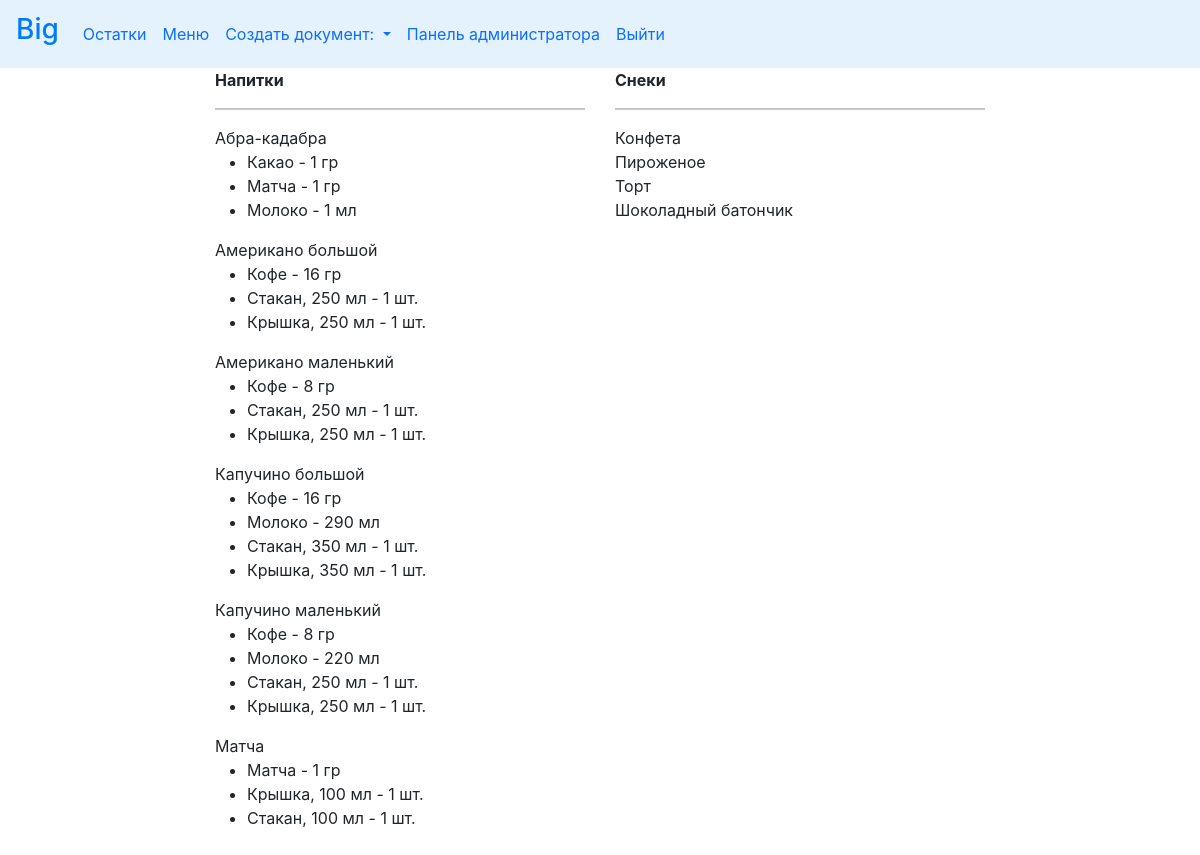
The app's page /menu (signed in) with its own data.
### cafecrm/models.py (models this page shows, shortened)
class Drink(models.Model):
    DRINK = 'drink'
    SNACK = 'snack'
    MENU_TYPE = ((DRINK, 'напиток'), (SNACK, 'штучный товар'))
    drink_name = models.CharField(max_length=50, verbose_name='Название')
    slug = models.SlugField(unique='drink_name', blank=True)
    menu_type = models.CharField(max_length=20, choices=MENU_TYPE, verbose_name='Категория')
    class Meta:
        ordering = ('drink_name',)
        verbose_name = 'Drink'
        verbose_name_plural = 'Drinks'

class DrinkItem(models.Model):
    drink = models.ForeignKey(Drink, related_name='items', on_delete=models.CASCADE, verbose_name='Название')
    product = models.ForeignKey(Products, related_name='drink_items', on_delete=models.PROTECT, verbose_name='Продукт')
    quantity = models.PositiveIntegerField(default=0, verbose_name='Количество')

class Products(models.Model):
    PRODUCT = 'product'
    SNACK = 'snack'
    TARE = 'tare'
    PRODUCT_TYPE = ((PRODUCT, 'продукт'), (SNACK, 'штучный товар'), (TARE, 'тара'))
    PC = 'шт.'
    ML = 'мл'
    GR = 'гр'
    UNITS = ((PC, 'шт.'), (ML, 'мл'), (GR, 'гр'))
    product_name = models.CharField(max_length=250, verbose_name='Наименование')
    unit = models.CharField(max_length=20, choices=UNITS, verbose_name='Единица измерения')
    product_type = models.CharField(max_length=20, choices=PRODUCT_TYPE, verbose_name='Категория')
    slug = models.SlugField(max_length=200, db_index=True, unique='product_name')
    price = models.DecimalField(max_digits=10, decimal_places=2, default=0.00, verbose_name='Цена')
    stock = models.PositiveIntegerField(default=0, verbose_name='Остаток')
    min_stock = models.PositiveSmallIntegerField(default=0, verbose_name='Минимальный остаток')
    description = models.TextField(blank=True, verbose_name='Описание')
    need_to_order = property(
        lambda self: (self.min_stock - self.stock if self.stock < self.min_stock else 0)
        )
    class Meta:
        verbose_name = 'Product'
        verbose_name_plural = 'Products'
        ordering = ['product_type', 'product_name']
        index_together = (('id', 'slug'),)
    def __str__(self):
        return '{}'.format(self.product_name)

### cafecrm/views.py (the view)
# urls.py: path('menu', views.menu, name='menu'),
def menu(request):
    menu_drinks = Drink.objects.filter(menu_type='drink').order_by('drink_name')
    menu_snack = Drink.objects.filter(menu_type='snack').order_by('drink_name')
    drink_items = DrinkItem.objects.all()
    context = {
        'drink_items': drink_items,
        'menu_drinks': menu_drinks,
        'menu_snack': menu_snack,
    }
    return render(request,
                  'cafecrm/menu.html', context)

### doc_temp/context_processors.py (called while the page is built)
def doc(request):
    return {'doc_temp': Doctemp(request)}

### templates/cafecrm/menu.html (shortened to what this page needs)
{% extends "cafecrm/base.html" %}
{% load static %}
{% block content %}
     <div class="row justify-content-center">
    <div class="col-4">
    <b>Напитки</b>
    <hr>
      {% for el in menu_drinks %}
        {{ el.drink_name }}
        <ul>
            {% for item in drink_items %}
                {% if item.drink_id == el.id %}
                <li>
                    {{ item.product }} - {{ item.quantity }} {{ item.product.unit }}
                </li>
                {% endif %}
            {% endfor %}
        </ul>
    {% endfor %}
    </div>
    <div class="col-4">
      <b>Снеки</b>
    <hr>
    {% for sn in menu_snack %}
        {{ sn.drink_name }}
        <br>
    {% endfor %}
    </div>
  </div>
{% endblock %}

### templates/cafecrm/base.html (shortened to what this page needs)
{% load static %}
<!DOCTYPE html>
<html lang="en">
<head>
    <link href="https://cdn.jsdelivr.net/npm/bootstrap@5.0.0/dist/css/bootstrap.min.css" rel="stylesheet" >
	<link rel="stylesheet" href="https://maxcdn.bootstrapcdn.com/bootstrap/4.0.0-beta.3/css/bootstrap.min.css">
    <link rel="stylesheet" href="{% static 'cafecrm/css/style.css' %}" type="text/css">
</head>
<body>
<div class="container-fluid">
    <div class="row align-items-start" id="nav">
        {% if user.is_superuser %}
    	<nav class="navbar navbar-expand-lg bg-body-tertiary" style="background-color: #e3f2fd;">
			<a class="navbar-brand" href="{% url 'cafecrm:home' %}"><h3>{{ user.first_name }}</h3></a>
		  	<div class="collapse navbar-collapse" id="navbarSupportedContent">
		  		<ul class="navbar-nav mr-auto">
                    <li class="nav-item active">
                        <a class="nav-link" href="{% url 'cafecrm:stock' %}" title="Остатки на складе">Остатки</a>
                    </li>
                    <li class="nav-item active">
                        <a class="nav-link" href="{% url 'cafecrm:menu' %}" title="Что в продаже">Меню</a>
                    </li>
                    <li class="nav-item dropdown">
                        <a class="nav-link dropdown-toggle" href="#" role="button" data-bs-toggle="dropdown" aria-expanded="false">
                        Создать документ: </a>
                    </li>
                    <li class="nav-item active">
                        <a class="nav-link" href="admin/">Панель администратора</a>
                    </li>
                <li class="nav-item active">
                        <a class="nav-link" href="{% url 'cafecrm:logout' %}">Выйти</a>
                    </li>
		  		</ul>
		  	</div>
		</nav>
    {% endif %}
    </div>
    <div id="content">
        {% block content %}
        {% endblock %}
    </div>
</div>
</body>
</html>

### cafecrm/static/cafecrm/css/style.css (style rules this page uses)
#content { padding-bottom: 5%; }
html,body { margin: 0; padding: 0; height: 100%; }

### records on screen
Drink: drink_name "Абра-кадабра"
DrinkItem: product "Какао", quantity "1", product.unit "гр"
DrinkItem: product "Матча", quantity "1", product.unit "гр"
DrinkItem: product "Молоко", quantity "1", product.unit "мл"
Drink: drink_name "Американо большой"
DrinkItem: product "Кофе", quantity "16", product.unit "гр"
DrinkItem: product "Стакан, 250 мл", quantity "1", product.unit "шт."
DrinkItem: product "Крышка, 250 мл", quantity "1", product.unit "шт."
Drink: drink_name "Американо маленький"
DrinkItem: product "Кофе", quantity "8", product.unit "гр"
DrinkItem: product "Стакан, 250 мл", quantity "1", product.unit "шт."
DrinkItem: product "Крышка, 250 мл", quantity "1", product.unit "шт."
Drink: drink_name "Капучино большой"
DrinkItem: product "Кофе", quantity "16", product.unit "гр"
DrinkItem: product "Молоко", quantity "290", product.unit "мл"
DrinkItem: product "Стакан, 350 мл", quantity "1", product.unit "шт."
DrinkItem: product "Крышка, 350 мл", quantity "1", product.unit "шт."
Drink: drink_name "Капучино маленький"
DrinkItem: product "Кофе", quantity "8", product.unit "гр"
DrinkItem: product "Молоко", quantity "220", product.unit "мл"
DrinkItem: product "Стакан, 250 мл", quantity "1", product.unit "шт."
DrinkItem: product "Крышка, 250 мл", quantity "1", product.unit "шт."
Drink: drink_name "Матча"
DrinkItem: product "Матча", quantity "1", product.unit "гр"
DrinkItem: product "Крышка, 100 мл", quantity "1", product.unit "шт."
DrinkItem: product "Стакан, 100 мл", quantity "1", product.unit "шт."
Drink: drink_name "Конфета"
Drink: drink_name "Пироженое"
Drink: drink_name "Торт"
Drink: drink_name "Шоколадный батончик"

### other values on screen
{{ user.first_name }} "Big"
